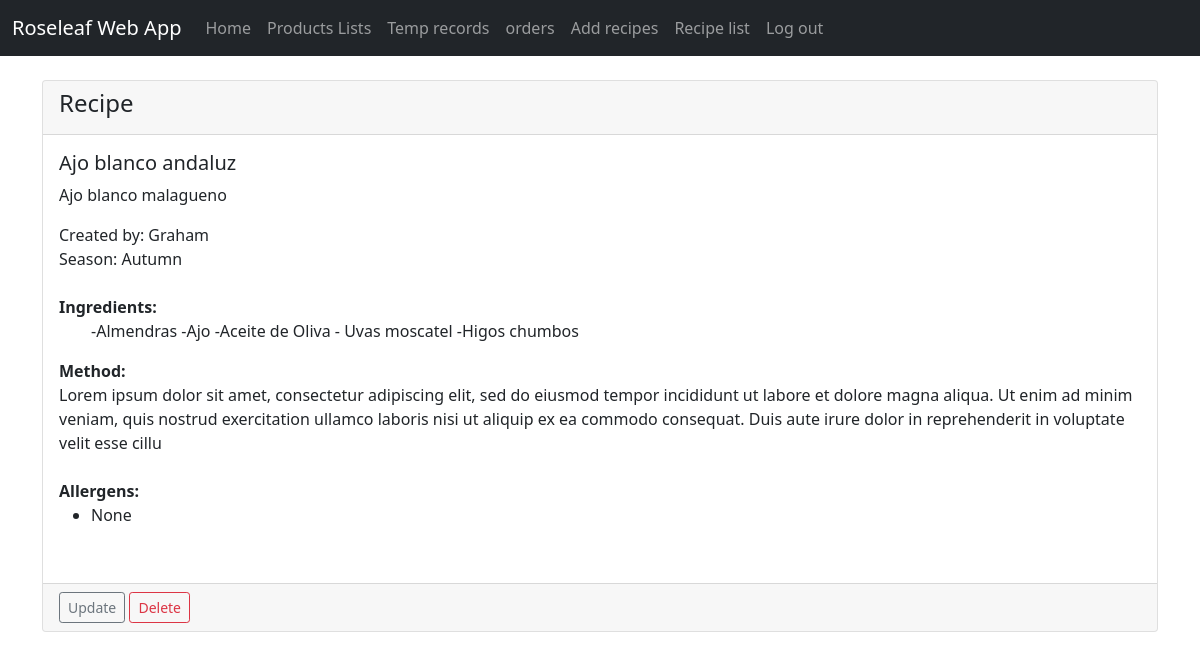
The page /show_recipe/4 on the database as committed earlier.
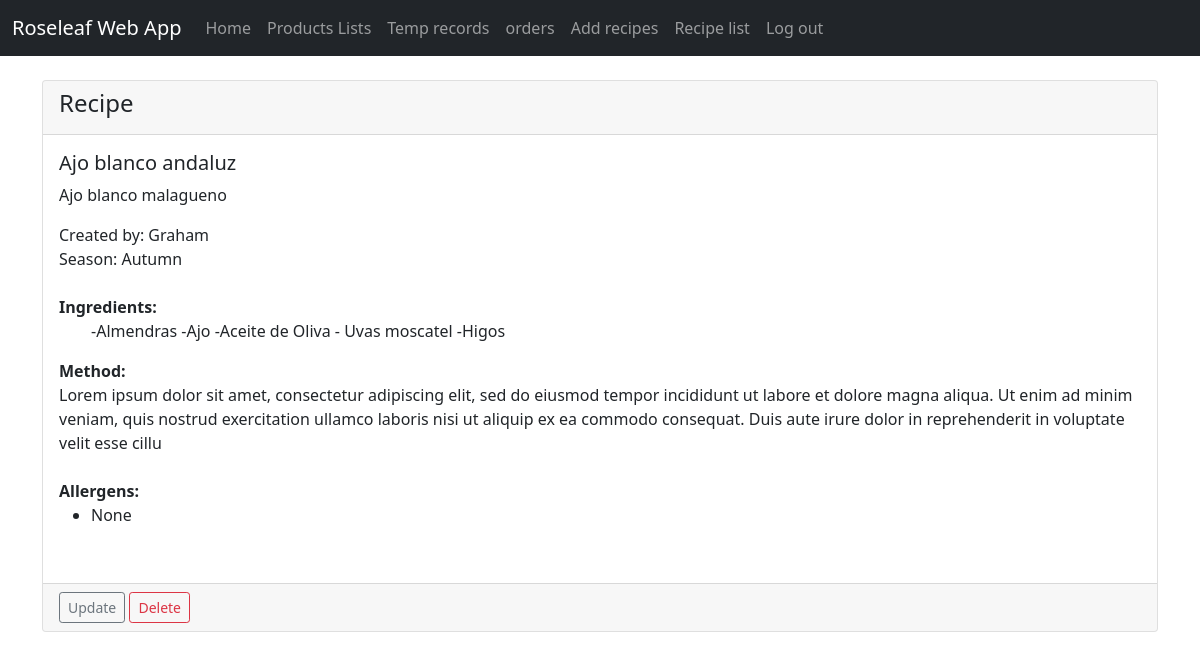
The same page on the database as committed later.
### roseleaf_app/models.py (models this page shows, shortened)
class Recipe(models.Model):
    name = models.CharField(max_length=50)
    description = models.CharField(max_length=100)
    user = models.ForeignKey(Member, on_delete=models.CASCADE)
    season = models.ForeignKey(Season, on_delete=models.CASCADE, null=True, blank=True)
    Ingredients = models.CharField(max_length=300)
    method = models.CharField(max_length=300)
    allergens = models.ManyToManyField('Allergen')

class Member(models.Model):
    username = models.CharField(max_length=20)
    password = models.CharField(max_length=20)
    def __str__(self):
        return self.username

class Season(models.Model):
    name = models.CharField(max_length=20, blank=True)
    def __str__(self):
        return self.name

### roseleaf_app/views.py (the view)
# urls.py: path('show_recipe/<recipe_id>', views.show_recipe, name='show_recipe'),
def show_recipe(request, recipe_id):
    recipe = Recipe.objects.get(pk=recipe_id)
    return render(request, 'roseleaf_app/show_recipe.html', {'recipe' : recipe})

### roseleaf_app/models.py (called while the page is built)
    def __str__(self):
        return self.allergen_name

### roseleaf_app/templates/roseleaf_app/show_recipe.html
{% extends 'roseleaf_app/base.html' %}
{% block content %}
     <br/>
     <div class="card">
          <div class="card-header">
              <h4>Recipe</h4>
          </div>
          <div class="card-body">
            <h5 class="card-title">{{ recipe.name }}</h5>
            <p class="card-text">{{ recipe.description }}</p>
              Created by: {{ recipe.user }}
              <br>Season: {{ recipe.season }}<br><br>
              <strong>Ingredients: </strong>
        <ul>
        <p class="card-text">{{ recipe.Ingredients }}</p>
          </ul>
        <strong>Method:</strong><br>
        {{ recipe.method }}
        <br><br>
        <strong>Allergens: </strong>
        <ul>
        {% for allergen in recipe.allergens.all %}
            <li>{{ allergen }}</li>
        {% endfor %}<br>
        </ul>
         </div>
     <div class="card-footer text-muted">
        <a href="{% url 'update_recipe' recipe.id %}"
                   class="btn btn-outline-secondary btn-sm"> Update </a>
        <a href="{% url 'delete_recipe' recipe.id %}"
                   class="btn btn-outline-danger btn-sm"> Delete  </a>
     </div>
     </div>
{% endblock %}

Rows that differ between the two databases and show on the page:
changed Recipe "Ajo blanco andaluz": Ingredients "-Almendras -Ajo -Aceite de Oliva - Uvas moscatel -Higos chumbos" → "-Almendras -Ajo -Aceite de Oliva - Uvas moscatel -Higos"
